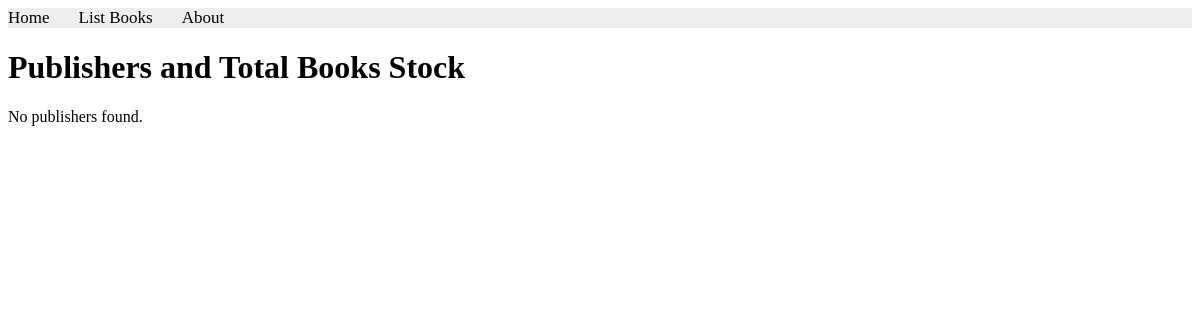
Before: /books/lab9/task2 with the older database file.
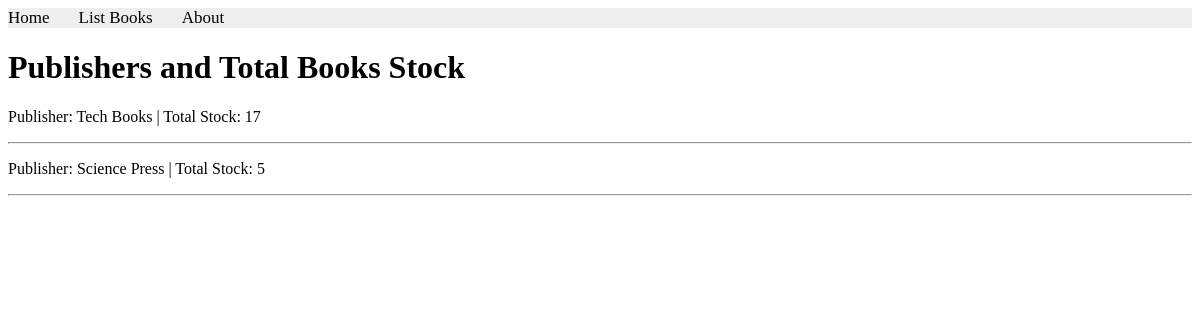
After: the same page with the newer database file.
### apps/bookmodule/models.py (models this page shows, shortened)
class Publisher(models.Model):
    name = models.CharField(max_length=200)
    location = models.CharField(max_length=300)

### apps/bookmodule/views.py (the view)
# urls.py: path('lab9/task2', views.lab9_task2, name='lab9_task2'),
def lab9_task2(request):
    publishers = Publisher.objects.annotate(
        total_stock=Sum('book__quantity')
    )
    return render(
        request,
        'bookmodule/lab9_task2.html',
        {'publishers': publishers}
    )

### apps/templates/bookmodule/lab9_task2.html (shortened to what this page needs)
{% extends "layouts/base.html" %}
{% block content %}
<h1>Publishers and Total Books Stock</h1>
{% for publisher in publishers %}
    <p>
        Publisher: {{ publisher.name }} |
        Total Stock: {{ publisher.total_stock|default:0 }}
    </p>
    <hr>
{% empty %}
    <p>No publishers found.</p>
{% endfor %}
{% endblock content %}

Changed rows visible on the page:
added Publisher: name "Tech Books", total_stock "17"
added Publisher: name "Science Press", total_stock "5"
Other visible differences:
text no longer shown: "No publishers found."
